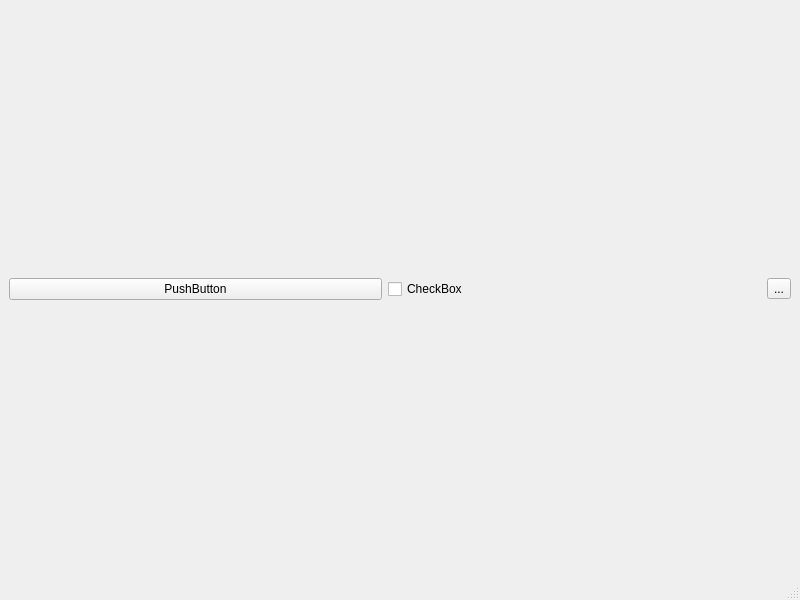
<?xml version="1.0" encoding="UTF-8"?>
<ui version="4.0">
 <class>MainWindow</class>
 <widget class="QMainWindow" name="MainWindow">
  <property name="geometry">
   <rect>
    <x>0</x>
    <y>0</y>
    <width>800</width>
    <height>600</height>
   </rect>
  </property>
  <property name="windowTitle">
   <string>MainWindow</string>
  </property>
  <widget class="QWidget" name="centralwidget">
   <layout class="QHBoxLayout" name="horizontalLayout">
    <item>
     <widget class="QPushButton" name="pushButton">
      <property name="text">
       <string>PushButton</string>
      </property>
     </widget>
    </item>
    <item>
     <widget class="QCheckBox" name="checkBox">
      <property name="text">
       <string>CheckBox</string>
      </property>
     </widget>
    </item>
    <item>
     <widget class="QToolButton" name="toolButton">
      <property name="text">
       <string>...</string>
      </property>
     </widget>
    </item>
   </layout>
  </widget>
  <widget class="QMenuBar" name="menubar">
   <property name="geometry">
    <rect>
     <x>0</x>
     <y>0</y>
     <width>800</width>
     <height>25</height>
    </rect>
   </property>
  </widget>
  <widget class="QStatusBar" name="statusbar"/>
 </widget>
 <resources/>
 <connections/>
</ui>
